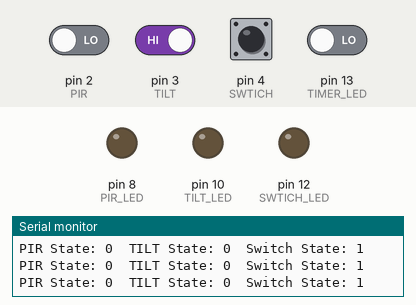
Bench run of a sketch on a simulated Arduino Uno, built with avr-gcc and run on an emulated ATmega328P. Shown: output pins drawn as LEDs (lit = HIGH), the last lines printed to the serial monitor. Inputs (shaded band) come from the test bench; at power-on: pin 3 (TILT), pin 4 (SWTICH) HIGH, pin 2 (PIR), pin 13 (TIMER_LED) LOW.

Above: at 9.8 s.
9.9 s: pin 2 (PIR) driven HIGH
At 10.5 s:
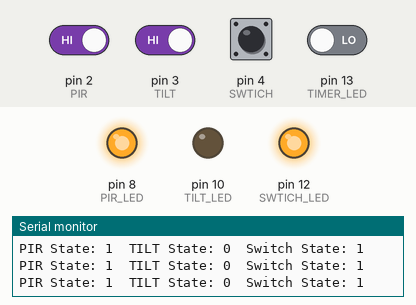
14.4 s: pin 3 (TILT) driven LOW
At 15.0 s:
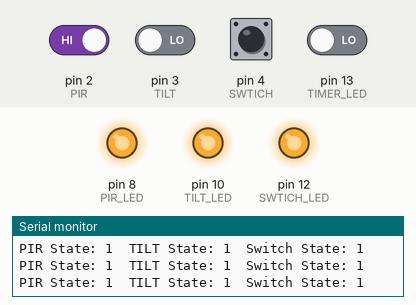
18.9 s: pin 4 (SWTICH) pulled LOW for 3 s
At 20.3 s:
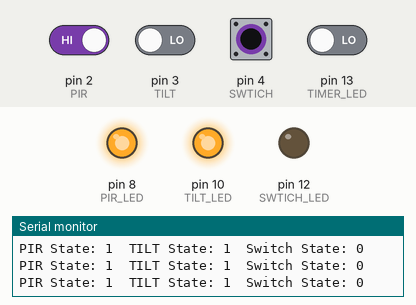
23.4 s: pin 2 (PIR) driven LOW
At 24.3 s:
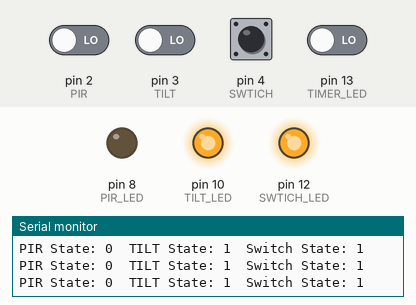
27.9 s: pin 4 (SWTICH) pulled LOW for 3 s
At 28.9 s:
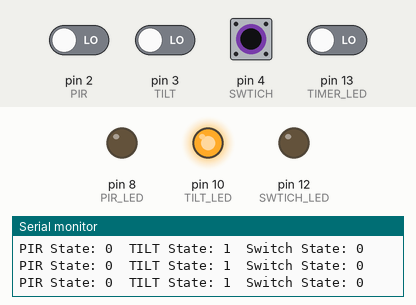
32.4 s: pin 3 (TILT) driven HIGH
At 32.9 s:
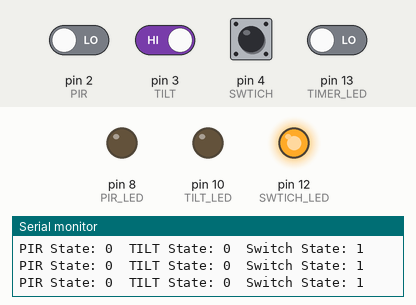
Timing chart, 0 to 35.4 s (numbered marks = the images above; inputs shaded):
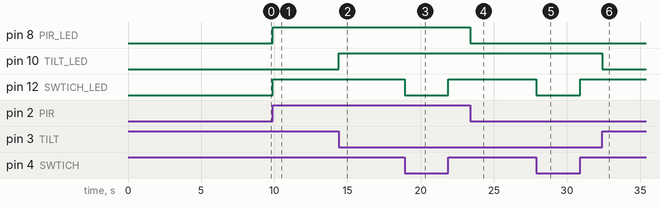

The sketch:

task1_4d1.ino
```cpp
/*
  Calculations (for 500ms):
  System clock 16 Mhz and Prescalar 256;
  Timer1 speed = 16Mhz/256 = 62500Hz
  Count for 500ms = 500ms * 62500Hz = 31250
*/

const int PIR = 2;     // pin for the PIR sensor
const int PIR_LED = 8; // pin for the PIR LED

const int TILT = 3;      // pin for the TILT sensor
const int TILT_LED = 10; // pin for the TILT LED

const int SWTICH = 4;
const int SWTICH_LED = 12;

const int TIMER_LED = 13;
bool LED_STATE = true;

volatile byte motionState, tiltState, switchState;
volatile bool isTime = false;
volatile int counter = 0;

void setup()
{
  pinMode(TILT, INPUT_PULLUP); // TILT pin as an input
  pinMode(PIR, INPUT);  // PIR pin as an input
  pinMode(SWTICH, INPUT);

  pinMode(PIR_LED, OUTPUT);    // PIR LED pin as an output
  pinMode(TILT_LED, OUTPUT);   // TILT LED pin as an output
  pinMode(SWTICH_LED, OUTPUT); // switch as input with pullup

  PCICR |= B00000100;  // Using Port D
  PCMSK2 |= B00011100; // Pin D2, D3 and D4

  // Reading intial sensor states
  motionState = digitalRead(PIR);
  tiltState = !digitalRead(TILT);
  switchState = digitalRead(SWTICH);

  cli(); // Stop interrupts for settings
  /*1. Reseting the control register.*/
  // Timer/Counter1 Control Registers A and B, used to configure Timer1.
  TCCR1A = 0; // Reset entire TCCR1A to 0
  TCCR1B = 0; // Reset entire TCCR1B to 0

  /*2. Setting prescaler by changig bits */
  TCCR1B |= B00000100; // CS12 to 1 so prescalar 256

  /*3. Enabling compare match mode on register A*/
  //TIMSK1: Timer/Counter1 Interrupt Mask Register, used to
  //enable or disable Timer1 interrupts.
  TIMSK1 |= B00000010;
  /*4. Set the value of register A to 31250*/
  OCR1A = 31250; // Finally we set compare register A to this value
  sei();//enables the timer interrupt to be triggered when the timer counter reaches the value

  Serial.begin(9600);
}

void loop()
{
  printSensorStates();
}

void printSensorStates()
{
  // Print sensor states in rows and columns
  Serial.print("PIR State: ");
  Serial.print(motionState);
  Serial.print("\t");
  Serial.print("TILT State: ");
  Serial.print(tiltState);
  Serial.print("\t");
  Serial.print("Switch State: ");
  Serial.println(switchState);
}

ISR(TIMER1_COMPA_vect)
{
  TCNT1 = 0;                          // Timer back to 0 so it resets for next interrupt
  if(counter >= 2*3)
  {
    isTime = true;
  }
  if(isTime)
  {
  	digitalWrite(TIMER_LED, !digitalRead(TIMER_LED)); // Update LED state
  	counter = 0;
    isTime = false;
  }
  counter++;
}

ISR(PCINT2_vect)
{
  // Read the current state of PIR, TILT, and button pins
  //PIND refers to the arduino's IO register for input in port D
  motionState = (PIND & B00000100) ? 1 : 0;
  tiltState = (PIND & B00001000) ? 0 : 1; // inverting as sensor works
  switchState = (PIND & B00010000) ? 1 : 0;

  // Update LED states based on the states
  digitalWrite(PIR_LED, motionState);
  digitalWrite(TILT_LED, tiltState);
  digitalWrite(SWTICH_LED, switchState);
}
```

Measured:
- after the input at 9.9 s, pin 8 (PIR_LED), pin 12 (SWTICH_LED): LOW → HIGH at once
- after the input at 14.4 s, pin 10 (TILT_LED): LOW → HIGH at once
- after the input at 18.9 s, pin 12 (SWTICH_LED): HIGH → LOW at once, → HIGH 3.0 s later
- after the input at 23.4 s, pin 8 (PIR_LED): HIGH → LOW at once
- after the input at 27.9 s, pin 12 (SWTICH_LED): HIGH → LOW at once, → HIGH 3.0 s later
- after the input at 32.4 s, pin 10 (TILT_LED): HIGH → LOW at once
